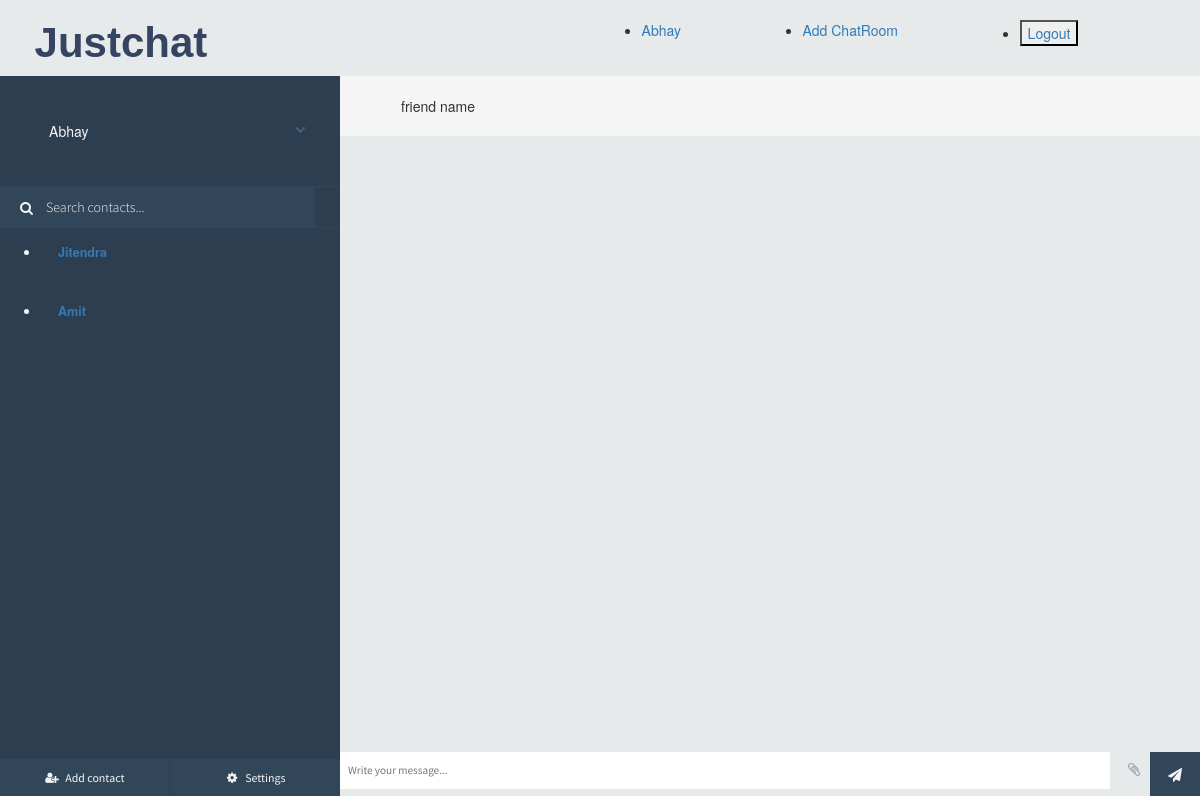
The app's page /chat/room4/ (signed in), older data.
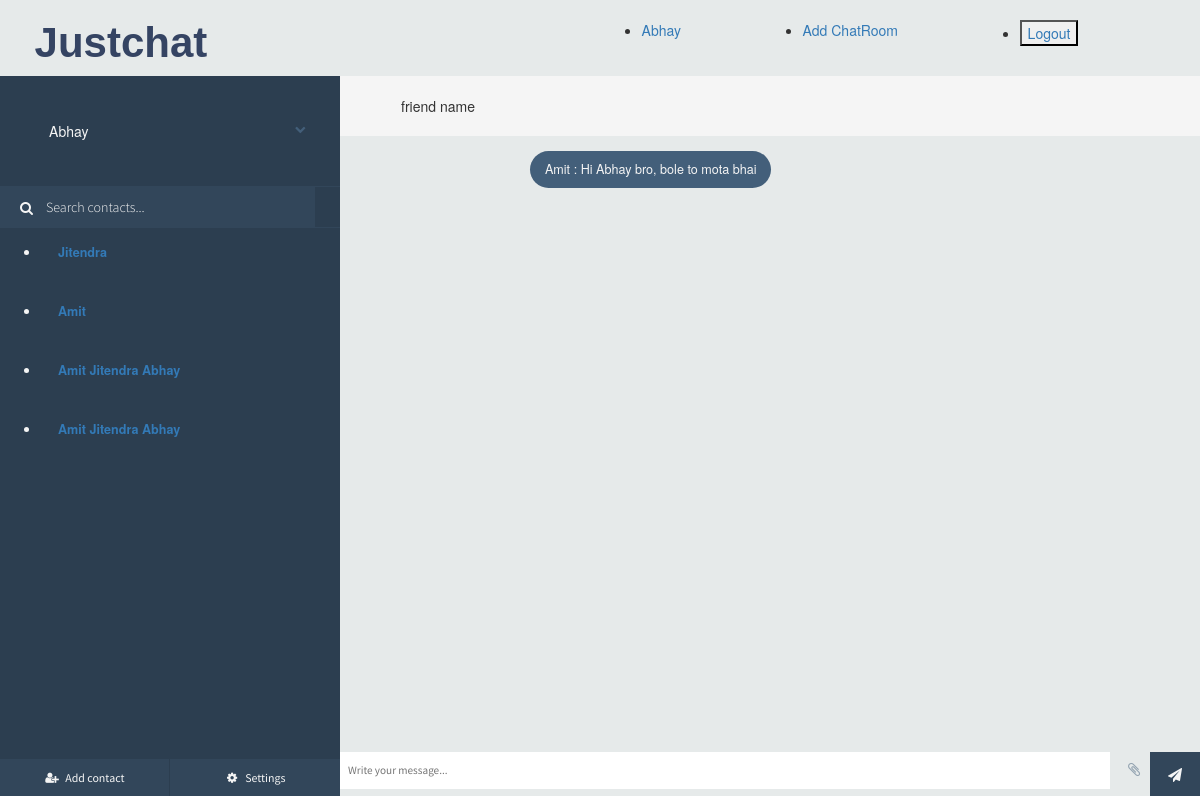
The same page, newer data.
### chat/models.py (models this page shows, shortened)
class Message(models.Model):
    author = models.ForeignKey(User, on_delete=models.CASCADE)
    content = models.TextField()
    timestamp = models.DateTimeField(auto_now_add=True)
    room = models.ForeignKey(Room, on_delete=models.CASCADE)

### chat/views.py (the view)
# urls.py: path('chat/<str:room_name>/', views.chat_rooms, name='chat_room')
@login_required(login_url='/login')
def chat_rooms(request, room_name):
    current_user = request.user
    current_user = User.objects.get(username=current_user)
    user_rooms = Room.objects.filter(participants__username=current_user)
    room_deatails = filter_rooms_and_friends(user_rooms, current_user)
    room = Room.objects.get(room_name=room_name)
    participants = room.participants.all()
    is_participant_user = User.objects.get(username=current_user)
    if is_participant_user in participants:
        print("The current user is allowed to send message")
        messages = Message.objects.filter(room=room).order_by('-timestamp').all()
        if request.method == 'POST':
            msg = request.POST['chat-msg-input']
            data = Message(author=current_user, content=msg, room=room)
            data.save()
            return redirect('chat:chat_room', room.room_name)
        return render(request, 'chat/room.html', {
            'room_name': room_name,
            'username': current_user,
            'messages': reversed(messages),
            'rooms_details': room_deatails,
            'participants': '',
            'group_name': ''
        })
    else:
        print("The current use user is not allowed to send message.")
        return HttpResponse("<h1>You are an unauthorized user for this room.</h1>")

### chat/views.py (called while the page is built)
def filter_rooms_and_friends(user_rooms, current_user):
    all_rooms = []
    participants = []
    for room in user_rooms:
        all_rooms.append(room.room_name)
        participants.append(room.participants.all())
    friends = []
    print('*************************')
    print(participants)
    print(len(participants))
    print('***********************')
    for users in participants:
        print(len(users))
        if len(users) == 2:
            for user in users:
                if user.username != current_user.username and user.username not in friends:
                    friends.append(user.username)
        elif len(users) >= 3:
            temp = ''
            for user in users:
                temp += ' ' + user.username
            friends.append(temp)
    print(len(all_rooms), len(friends))
    return zip(all_rooms, friends)

### chat/templates/chat/room.html (shortened to what this page needs)
{% load static %}
<!DOCTYPE html><html class=''>
<head>
<link href="//maxcdn.bootstrapcdn.com/bootstrap/4.0.0/css/bootstrap.min.css" rel="stylesheet" id="bootstrap-css">
<link href="//netdna.bootstrapcdn.com/bootstrap/3.0.0/css/bootstrap.min.css" rel="stylesheet" id="bootstrap-css">
<link rel='stylesheet prefetch' href='https://cdnjs.cloudflare.com/ajax/libs/meyer-reset/2.0/reset.min.css'><link rel='stylesheet prefetch' href='https://cdnjs.cloudflare.com/ajax/libs/font-awesome/4.6.2/css/font-awesome.min.css'>
<link rel="stylesheet" href="{% static 'room.css' %}">
</head>
<body>
  <header class="header-main">
    <div id="header-child1">
        <a href="{% url 'user:home' %}"><h1 id="logo">Justchat</h1></a>
    </div>
    <div class="header-child2">
        <nav>
            <ul class="navbar-link">
                <li class="link-bar"><a class="head-ancher" href="">{{user}}</a></li>
                <li class="link-bar"><a class="head-ancher" href="{% url 'chat:user_details' %}">Add ChatRoom</a></li>
                <li class="link-bar"><a class="head-ancher" id="3" href="">
                    <form action="/logout" method="GET">
                        <button>Logout</button>
                    </form>
                </a></li>
            </ul>
        </nav>
    </div>
</header>
<div id="frame">
	<div id="sidepanel">
		<div id="profile">
			<div class="wrap">
				<p>{{username}}</p>
				<i class="fa fa-chevron-down expand-button" aria-hidden="true"></i>
			</div>
		</div>
		<div id="search">
			<label for=""><i class="fa fa-search" aria-hidden="true"></i></label>
			<input type="text" placeholder="Search contacts..." />
		</div>
		<div id="contacts">
			<ul>
        {% for room_name, friend in rooms_details %}
          <li class="contact">
            <div class="wrap">
              <div class="meta">
                <p class="name"><a href="{% url 'chat:chat_room' room_name %}">{{friend}}</a></p>
                <p class="preview"></p>
              </div>
            </div>
          </li>
        {% endfor %}
			</ul>
		</div>
		<div id="bottom-bar">
			<button id="addcontact"><i class="fa fa-user-plus fa-fw" aria-hidden="true"></i> <span>Add contact</span></button>
			<button id="settings"><i class="fa fa-cog fa-fw" aria-hidden="true"></i> <span>Settings</span></button>
		</div>
	</div>
	<div class="content">
		<div class="contact-profile">
      <p>friend name</p>
    </div>
		<div class="messages">
			<ul>
        {% for message in messages %}
          {% if message.author != username %}
            <li class="sent">
                <p>{{message.author}} : {{message.content}}</p>
            </li>
          {% else %}
            <li class="replies">
              <p>{{message.content}}</p>
            </li>
          {% endif %}
        {% endfor %}
			</ul>
    </div>
		<div class="message-input">
			<div class="wrap">
        <form action="" method="POST">
          <input type="text" name="chat-msg-input" placeholder="Write your message..." />
          <i class="fa fa-paperclip attachment" aria-hidden="true"></i>
          <button class="submit"><i class="fa fa-paper-plane" aria-hidden="true"></i></button>
        </form>
			</div>
		</div>
	</div>
</div>
</body></html>

Row changes from the older to the newer data that the page shows:
added Message: author "Amit", content "Hi Abhay bro, bole to mota bhai"
Text that changed along with them:
new list line: "Amit Jitendra Abhay"
